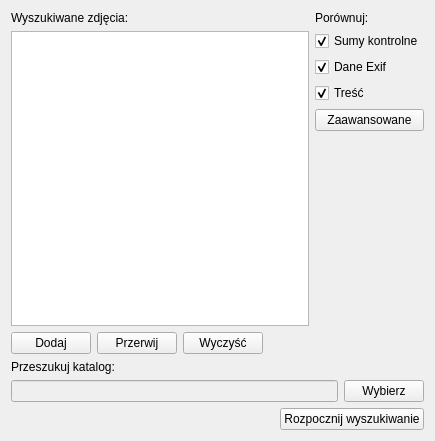
<?xml version="1.0" encoding="UTF-8"?>
<ui version="4.0">
 <class>MainWindow</class>
 <widget class="QMainWindow" name="MainWindow">
  <property name="geometry">
   <rect>
    <x>0</x>
    <y>0</y>
    <width>435</width>
    <height>441</height>
   </rect>
  </property>
  <property name="windowTitle">
   <string>MainWindow</string>
  </property>
  <widget class="QWidget" name="centralWidget">
   <layout class="QVBoxLayout" name="verticalLayout_5">
    <item>
     <layout class="QHBoxLayout" name="horizontalLayout_3">
      <item>
       <layout class="QVBoxLayout" name="verticalLayout">
        <item>
         <widget class="QLabel" name="label">
          <property name="text">
           <string>Wyszukiwane zdjęcia:</string>
          </property>
         </widget>
        </item>
        <item>
         <widget class="QListWidget" name="fileList"/>
        </item>
        <item>
         <layout class="QHBoxLayout" name="horizontalLayout">
          <item>
           <widget class="QPushButton" name="addButton">
            <property name="text">
             <string>Dodaj</string>
            </property>
           </widget>
          </item>
          <item>
           <widget class="QPushButton" name="abortButton">
            <property name="enabled">
             <bool>true</bool>
            </property>
            <property name="text">
             <string>Przerwij</string>
            </property>
           </widget>
          </item>
          <item>
           <widget class="QPushButton" name="clearButton">
            <property name="text">
             <string>Wyczyść</string>
            </property>
           </widget>
          </item>
          <item>
           <spacer name="horizontalSpacer">
            <property name="orientation">
             <enum>Qt::Horizontal</enum>
            </property>
            <property name="sizeHint" stdset="0">
             <size>
              <width>40</width>
              <height>20</height>
             </size>
            </property>
           </spacer>
          </item>
         </layout>
        </item>
       </layout>
      </item>
      <item>
       <layout class="QVBoxLayout" name="verticalLayout_3">
        <item>
         <widget class="QLabel" name="label_3">
          <property name="text">
           <string>Porównuj:</string>
          </property>
         </widget>
        </item>
        <item>
         <widget class="QCheckBox" name="compareCheckSum">
          <property name="text">
           <string>Sumy kontrolne</string>
          </property>
          <property name="checked">
           <bool>true</bool>
          </property>
         </widget>
        </item>
        <item>
         <widget class="QCheckBox" name="compareDate">
          <property name="text">
           <string>Dane Exif</string>
          </property>
          <property name="checked">
           <bool>true</bool>
          </property>
         </widget>
        </item>
        <item>
         <widget class="QCheckBox" name="compareContent">
          <property name="text">
           <string>Treść</string>
          </property>
          <property name="checked">
           <bool>true</bool>
          </property>
         </widget>
        </item>
        <item>
         <widget class="QPushButton" name="settingsButton">
          <property name="text">
           <string>Zaawansowane</string>
          </property>
         </widget>
        </item>
        <item>
         <spacer name="verticalSpacer">
          <property name="orientation">
           <enum>Qt::Vertical</enum>
          </property>
          <property name="sizeHint" stdset="0">
           <size>
            <width>20</width>
            <height>40</height>
           </size>
          </property>
         </spacer>
        </item>
       </layout>
      </item>
     </layout>
    </item>
    <item>
     <layout class="QVBoxLayout" name="verticalLayout_4">
      <item>
       <widget class="QLabel" name="label_2">
        <property name="text">
         <string>Przeszukuj katalog:</string>
        </property>
       </widget>
      </item>
      <item>
       <layout class="QHBoxLayout" name="horizontalLayout_2">
        <item>
         <widget class="QLineEdit" name="dirPath">
          <property name="enabled">
           <bool>false</bool>
          </property>
         </widget>
        </item>
        <item>
         <widget class="QPushButton" name="selectDir">
          <property name="text">
           <string>Wybierz</string>
          </property>
         </widget>
        </item>
       </layout>
      </item>
     </layout>
    </item>
    <item>
     <layout class="QHBoxLayout" name="horizontalLayout_4">
      <item>
       <spacer name="horizontalSpacer_2">
        <property name="orientation">
         <enum>Qt::Horizontal</enum>
        </property>
        <property name="sizeHint" stdset="0">
         <size>
          <width>40</width>
          <height>20</height>
         </size>
        </property>
       </spacer>
      </item>
      <item>
       <widget class="QPushButton" name="startButton">
        <property name="text">
         <string>Rozpocznij wyszukiwanie</string>
        </property>
       </widget>
      </item>
     </layout>
    </item>
   </layout>
  </widget>
 </widget>
 <layoutdefault spacing="6" margin="11"/>
 <resources/>
 <connections/>
</ui>
